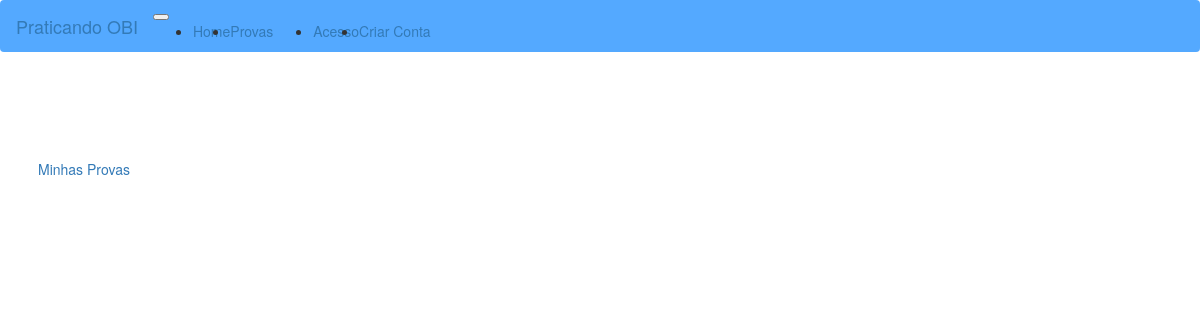
/usuario/minhasprovas/43, run on an earlier commit of the app's database.
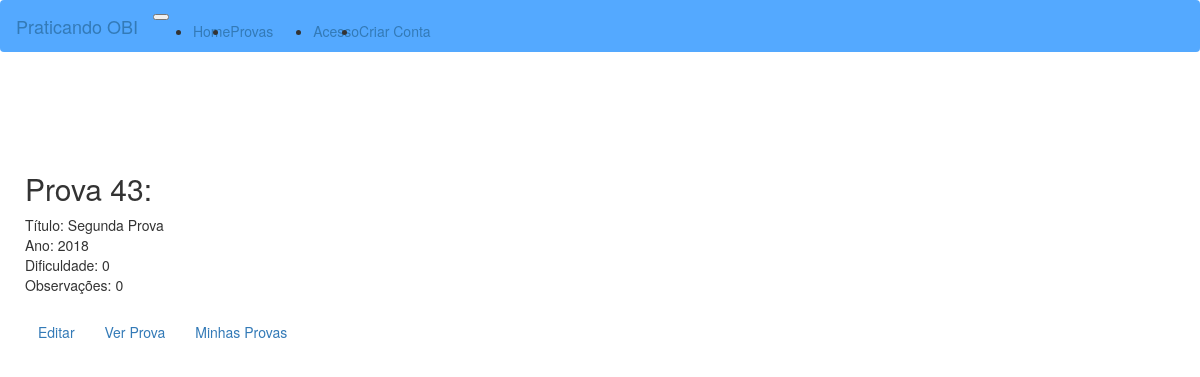
And on a later commit of the database.
### provasobi/models.py (models this page shows, shortened)
class ProvaPerson(models.Model):
    autor = models.ForeignKey(Profile, on_delete=models.CASCADE)
    titulo = models.CharField(db_column='titulo', max_length=200, blank=True, null=True, default='')
    ano = models.CharField(db_column='ano',  max_length=20, blank=True, null=True, default='')
    dificuldade = models.IntegerField(db_column='dificuldade', blank=True, null=True, default=0)
    observacoes = models.TextField(db_column='observacoes', blank=True, null=True, default='')
    questoes = models.ManyToManyField(Questao, blank='True')
    class Meta:
        verbose_name_plural = 'Provas personalizadas'
        verbose_name = 'Prova personalizada'

### usuarios/views.py (the view)
# urls.py: path('minhasprovas/<int:pk>', provaperson_detail, name='provaperson_detail'),
def provaperson_detail(request, pk):
    provaperson = ProvaPerson.objects.all().filter(pk=pk)
    return render(request, 'novasprovas/provaperson_detail.html', {'provaperson':provaperson})

### templates/novasprovas/provaperson_detail.html
{% extends './../base.html' %}
{% load static %}
{% block container %}
    {% for p in provaperson%}
        <h2> Prova {{p.pk}}: </h2>
        Título: {{p.titulo}}</br>
        Ano: {{p.ano}}</br>
        Dificuldade: {{p.dificuldade}}</br>
        Observações: {{p.observacoes}}</br></br>
        <a href="{% url 'usuarios_obi:provaperson_edit' p.pk %}" class="btn btn-outline-secondary" role="button" >Editar</a>
        <a href="{% url 'usuarios_obi:provaperson_pronta' p.pk %}" class="btn btn-outline-secondary" role="button" >Ver Prova</a>
    {% endfor %}
<a href="{% url 'usuarios_obi:provasperson' %}" class="btn btn-outline-secondary" role="button" >Minhas Provas</a>
{% endblock %}

What changed in the data, as far as the page shows it:
added ProvaPerson: pk "43", titulo "Segunda Prova", ano "2018", dificuldade "0", observacoes "0"
